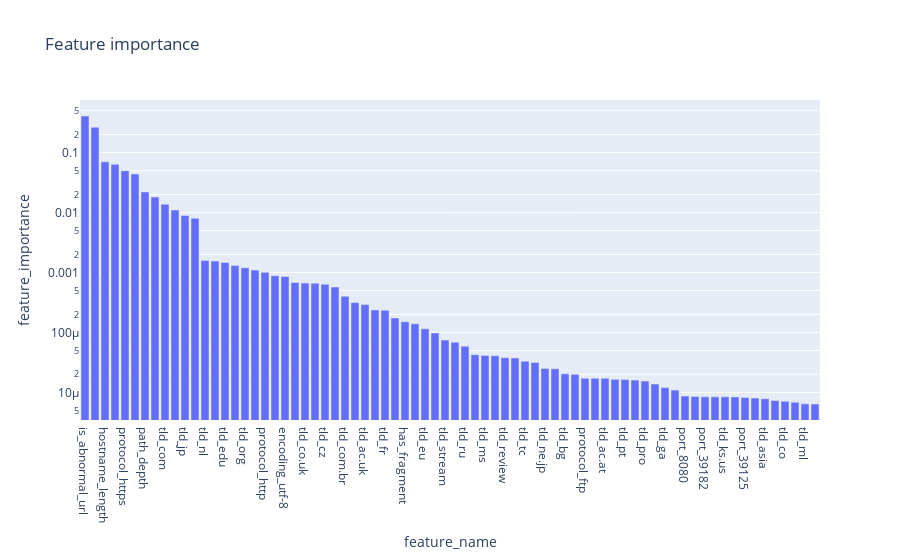

The cell this chart's notebook holds for it:
### Code cell
plot_feature_importance(train_x, train_Y)

### Figure 1 — Plotly figure (JSON) as saved in the notebook; plotly's stock layout.template omitted (floating-point values rounded to 4 significant figures)
{"data": [{"alignmentgroup": "True", "hovertemplate": "feature_name=%{x}<br>feature_importance=%{y}<extra></extra>", "legendgroup": "", "marker": {"color": "#636efa", "pattern": {"shape": ""}}, "name": "", "offsetgroup": "", "orientation": "v", "showlegend": false, "textposition": "auto", "type": "bar", "x": ["is_abnormal_url", "path_length", "hostname_length", "has_ip", "protocol_https", "length", "path_depth", "num_subdomains", "tld_com", "query_length", "tld_jp", "has_urlencoded_char", "tld_nl", "query_args", "tld_edu", "tld_info", "tld_org", "tld_net", "protocol_http", "tld_gov", "encoding_utf-8", "tld_de", "tld_co.uk", "tld_ca", "tld_cz", "tld_com.pl", "tld_com.br", "tld_in", "tld_ac.uk", "tld_ee", "tld_fr", "tld_com.au", "has_fragment", "tld_es", "tld_eu", "tld_dk", "tld_stream", "tld_science", "tld_ru", "tld_my", "tld_ms", "tld_biz.pl", "tld_review", "tld_com.cn", "tld_tc", "tld_online", "tld_ne.jp", "tld_org.uk", "tld_bg", "tld_pl", "protocol_ftp", "tld_hr", "tld_ac.at", "tld_bid", "tld_pt", "port_8090", "tld_pro", "tld_cn", "tld_ga", "tld_to", "port_8080", "tld_co.nz", "port_39182", "tld_trade", "tld_ks.us", "tld_vip", "port_39125", "port_59188", "tld_asia", "tld_co.ke", "tld_co", "tld_xyz", "tld_ml", "encoding_ascii"], "xaxis": "x", "y": [0.4075, 0.2656, 0.07002, 0.06393, 0.04979, 0.04399, 0.02203, 0.01818, 0.01381, 0.01102, 0.008919, 0.00804, 0.001591, 0.001553, 0.001471, 0.001312, 0.0012, 0.001096, 0.001008, 0.000884, 0.0008555, 0.0006828, 0.0006664, 0.0006638, 0.0006386, 0.0005717, 0.0004005, 0.0003155, 0.0002926, 0.000237, 0.0002335, 0.0001746, 0.0001507, 0.0001397, 0.0001149, 9.82e-05, 7.462e-05, 6.865e-05, 5.905e-05, 4.256e-05, 4.136e-05, 4.08e-05, 3.79e-05, 3.75e-05, 3.312e-05, 3.163e-05, 2.51e-05, 2.479e-05, 2.048e-05, 2e-05, 1.721e-05, 1.716e-05, 1.716e-05, 1.652e-05, 1.634e-05, 1.603e-05, 1.547e-05, 1.379e-05, 1.21e-05, 1.092e-05, 8.691e-06, 8.564e-06, 8.45e-06, 8.443e-06, 8.421e-06, 8.411e-06, 8.251e-06, 8.059e-06, 7.837e-06, 7.298e-06, 7.112e-06, 6.862e-06, 6.452e-06, 6.403e-06], "yaxis": "y"}], "layout": {"barmode": "relative", "legend": {"tracegroupgap": 0}, "title": {"text": "Feature importance"}, "xaxis": {"anchor": "y", "domain": [0, 1], "title": {"text": "feature_name"}}, "yaxis": {"anchor": "x", "domain": [0, 1], "title": {"text": "feature_importance"}, "type": "log"}}}
